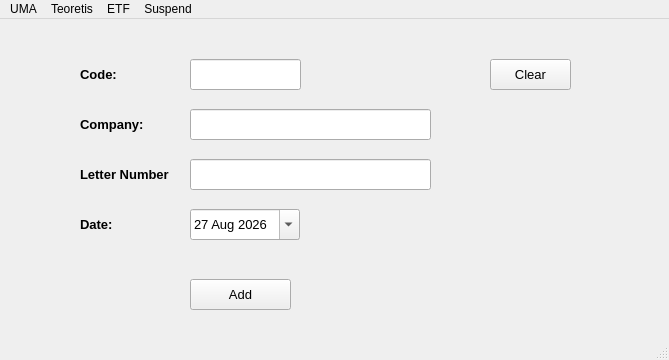
<?xml version="1.0" encoding="UTF-8"?>
<ui version="4.0">
 <class>MainWindow</class>
 <widget class="QMainWindow" name="MainWindow">
  <property name="geometry">
   <rect>
    <x>0</x>
    <y>0</y>
    <width>669</width>
    <height>360</height>
   </rect>
  </property>
  <property name="windowTitle">
   <string>MainWindow</string>
  </property>
  <widget class="QWidget" name="centralwidget">
   <widget class="QLabel" name="label_2">
    <property name="geometry">
     <rect>
      <x>80</x>
      <y>190</y>
      <width>71</width>
      <height>31</height>
     </rect>
    </property>
    <property name="font">
     <font>
      <family>Arial</family>
      <pointsize>10</pointsize>
      <weight>75</weight>
      <bold>true</bold>
     </font>
    </property>
    <property name="text">
     <string>Date:</string>
    </property>
   </widget>
   <widget class="QPushButton" name="pushButton">
    <property name="geometry">
     <rect>
      <x>190</x>
      <y>260</y>
      <width>101</width>
      <height>31</height>
     </rect>
    </property>
    <property name="font">
     <font>
      <family>Arial</family>
      <pointsize>10</pointsize>
     </font>
    </property>
    <property name="text">
     <string>Add</string>
    </property>
   </widget>
   <widget class="QPushButton" name="btn_clear">
    <property name="geometry">
     <rect>
      <x>490</x>
      <y>40</y>
      <width>81</width>
      <height>31</height>
     </rect>
    </property>
    <property name="font">
     <font>
      <family>Arial</family>
      <pointsize>10</pointsize>
     </font>
    </property>
    <property name="text">
     <string>Clear</string>
    </property>
   </widget>
   <widget class="QLineEdit" name="code">
    <property name="geometry">
     <rect>
      <x>190</x>
      <y>40</y>
      <width>111</width>
      <height>31</height>
     </rect>
    </property>
    <property name="font">
     <font>
      <family>Arial</family>
      <pointsize>10</pointsize>
     </font>
    </property>
   </widget>
   <widget class="QLineEdit" name="company">
    <property name="geometry">
     <rect>
      <x>190</x>
      <y>90</y>
      <width>241</width>
      <height>31</height>
     </rect>
    </property>
    <property name="font">
     <font>
      <family>Arial</family>
      <pointsize>10</pointsize>
     </font>
    </property>
   </widget>
   <widget class="QDateEdit" name="date">
    <property name="geometry">
     <rect>
      <x>190</x>
      <y>190</y>
      <width>110</width>
      <height>31</height>
     </rect>
    </property>
    <property name="font">
     <font>
      <family>Arial</family>
      <pointsize>10</pointsize>
     </font>
    </property>
    <property name="dateTime">
     <datetime>
      <hour>0</hour>
      <minute>0</minute>
      <second>0</second>
      <year>2026</year>
      <month>8</month>
      <day>27</day>
     </datetime>
    </property>
    <property name="calendarPopup">
     <bool>true</bool>
    </property>
   </widget>
   <widget class="QLabel" name="label_3">
    <property name="geometry">
     <rect>
      <x>80</x>
      <y>140</y>
      <width>91</width>
      <height>31</height>
     </rect>
    </property>
    <property name="font">
     <font>
      <family>Arial</family>
      <pointsize>10</pointsize>
      <weight>75</weight>
      <bold>true</bold>
     </font>
    </property>
    <property name="text">
     <string>Letter Number</string>
    </property>
   </widget>
   <widget class="QLabel" name="label_4">
    <property name="geometry">
     <rect>
      <x>80</x>
      <y>90</y>
      <width>91</width>
      <height>31</height>
     </rect>
    </property>
    <property name="font">
     <font>
      <family>Arial</family>
      <pointsize>10</pointsize>
      <weight>75</weight>
      <bold>true</bold>
     </font>
    </property>
    <property name="text">
     <string>Company:</string>
    </property>
   </widget>
   <widget class="QLabel" name="label">
    <property name="geometry">
     <rect>
      <x>80</x>
      <y>40</y>
      <width>101</width>
      <height>31</height>
     </rect>
    </property>
    <property name="font">
     <font>
      <family>Arial</family>
      <pointsize>10</pointsize>
      <weight>75</weight>
      <bold>true</bold>
     </font>
    </property>
    <property name="text">
     <string>Code:</string>
    </property>
   </widget>
   <widget class="QLineEdit" name="letter_number">
    <property name="geometry">
     <rect>
      <x>190</x>
      <y>140</y>
      <width>241</width>
      <height>31</height>
     </rect>
    </property>
    <property name="font">
     <font>
      <family>Arial</family>
      <pointsize>10</pointsize>
     </font>
    </property>
   </widget>
  </widget>
  <widget class="QMenuBar" name="menubar">
   <property name="geometry">
    <rect>
     <x>0</x>
     <y>0</y>
     <width>669</width>
     <height>21</height>
    </rect>
   </property>
   <widget class="QMenu" name="menuUMA">
    <property name="title">
     <string>UMA</string>
    </property>
    <addaction name="actionInsert"/>
    <addaction name="actionEdit"/>
    <addaction name="actionDownloader"/>
    <addaction name="actionBatch_Insert"/>
    <addaction name="actionEXPORT"/>
   </widget>
   <widget class="QMenu" name="menuTeoretis">
    <property name="title">
     <string>Teoretis</string>
    </property>
    <addaction name="actionDownloader_Teoretis"/>
    <addaction name="actionEXPORT_Teoretis"/>
   </widget>
   <widget class="QMenu" name="menuETF">
    <property name="title">
     <string>ETF</string>
    </property>
    <addaction name="actionInsert_2"/>
    <addaction name="actionEdit_2"/>
    <addaction name="actionBatch_Insert_2"/>
    <addaction name="actionExport"/>
   </widget>
   <widget class="QMenu" name="menuSuspend">
    <property name="title">
     <string>Suspend</string>
    </property>
    <addaction name="actionInsert_3"/>
    <addaction name="actionEdit_3"/>
    <addaction name="actionDownloader_3"/>
    <addaction name="actionBatch_Insert_3"/>
    <addaction name="actionExport_3"/>
   </widget>
   <addaction name="menuUMA"/>
   <addaction name="menuTeoretis"/>
   <addaction name="menuETF"/>
   <addaction name="menuSuspend"/>
  </widget>
  <widget class="QStatusBar" name="statusbar"/>
  <action name="actionUMA">
   <property name="text">
    <string>UMA</string>
   </property>
  </action>
  <action name="actionSUSPEND">
   <property name="text">
    <string>SUSPEND</string>
   </property>
  </action>
  <action name="actionUNSUSPEND">
   <property name="text">
    <string>UNSUSPEND</string>
   </property>
  </action>
  <action name="actionInsert">
   <property name="text">
    <string>Insert</string>
   </property>
  </action>
  <action name="actionEdit">
   <property name="text">
    <string>Edit</string>
   </property>
  </action>
  <action name="actionDownloader">
   <property name="text">
    <string>Downloader</string>
   </property>
  </action>
  <action name="actionBatch_Insert">
   <property name="text">
    <string>Batch Insert</string>
   </property>
  </action>
  <action name="actionEXPORT">
   <property name="text">
    <string>EXPORT</string>
   </property>
  </action>
  <action name="actionDownloader_Teoretis">
   <property name="text">
    <string>Downloader</string>
   </property>
  </action>
  <action name="actionEXPORT_Teoretis">
   <property name="text">
    <string>EXPORT</string>
   </property>
  </action>
  <action name="actionInsert_2">
   <property name="text">
    <string>Insert</string>
   </property>
  </action>
  <action name="actionEdit_2">
   <property name="text">
    <string>Edit</string>
   </property>
  </action>
  <action name="actionBatch_Insert_2">
   <property name="text">
    <string>Batch Insert</string>
   </property>
  </action>
  <action name="actionExport">
   <property name="text">
    <string>Export</string>
   </property>
  </action>
  <action name="actionInsert_3">
   <property name="text">
    <string>Insert</string>
   </property>
  </action>
  <action name="actionEdit_3">
   <property name="text">
    <string>Edit</string>
   </property>
  </action>
  <action name="actionDownloader_3">
   <property name="text">
    <string>Downloader</string>
   </property>
  </action>
  <action name="actionBatch_Insert_3">
   <property name="text">
    <string>Batch Insert</string>
   </property>
  </action>
  <action name="actionExport_3">
   <property name="text">
    <string>Export</string>
   </property>
  </action>
 </widget>
 <resources/>
 <connections/>
</ui>
